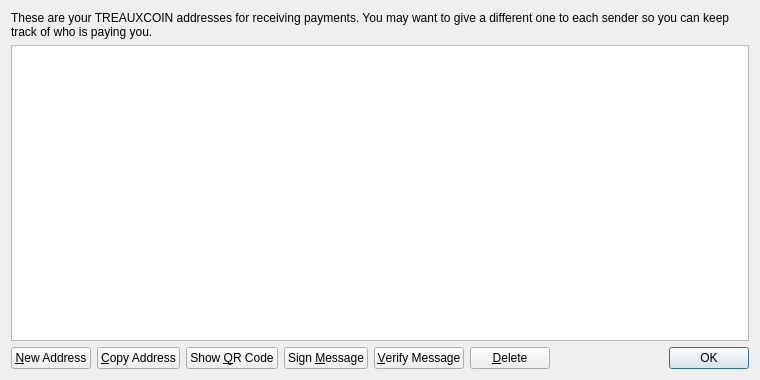
<?xml version="1.0" encoding="UTF-8"?>
<ui version="4.0">
 <class>AddressBookPage</class>
 <widget class="QWidget" name="AddressBookPage">
  <property name="geometry">
   <rect>
    <x>0</x>
    <y>0</y>
    <width>760</width>
    <height>380</height>
   </rect>
  </property>
  <property name="windowTitle">
   <string>Address Book</string>
  </property>
  <layout class="QVBoxLayout" name="verticalLayout">
   <item>
    <widget class="QLabel" name="labelExplanation">
     <property name="text">
      <string>These are your TREAUXCOIN addresses for receiving payments. You may want to give a different one to each sender so you can keep track of who is paying you.</string>
     </property>
     <property name="textFormat">
      <enum>Qt::PlainText</enum>
     </property>
     <property name="wordWrap">
      <bool>true</bool>
     </property>
    </widget>
   </item>
   <item>
    <widget class="QTableView" name="tableView">
     <property name="contextMenuPolicy">
      <enum>Qt::CustomContextMenu</enum>
     </property>
     <property name="toolTip">
      <string>Double-click to edit address or label</string>
     </property>
     <property name="tabKeyNavigation">
      <bool>false</bool>
     </property>
     <property name="alternatingRowColors">
      <bool>true</bool>
     </property>
     <property name="selectionMode">
      <enum>QAbstractItemView::SingleSelection</enum>
     </property>
     <property name="selectionBehavior">
      <enum>QAbstractItemView::SelectRows</enum>
     </property>
     <property name="sortingEnabled">
      <bool>true</bool>
     </property>
     <attribute name="verticalHeaderVisible">
      <bool>false</bool>
     </attribute>
    </widget>
   </item>
   <item>
    <layout class="QHBoxLayout" name="horizontalLayout">
     <item>
      <widget class="QPushButton" name="newAddressButton">
       <property name="toolTip">
        <string>Create a new address</string>
       </property>
       <property name="text">
        <string>&amp;New Address</string>
       </property>
       <property name="icon">
        <iconset resource="../bitcoin.qrc">
         <normaloff>:/icons/add</normaloff>:/icons/add</iconset>
       </property>
      </widget>
     </item>
     <item>
      <widget class="QPushButton" name="copyToClipboard">
       <property name="toolTip">
        <string>Copy the currently selected address to the system clipboard</string>
       </property>
       <property name="text">
        <string>&amp;Copy Address</string>
       </property>
       <property name="icon">
        <iconset resource="../bitcoin.qrc">
         <normaloff>:/icons/editcopy</normaloff>:/icons/editcopy</iconset>
       </property>
      </widget>
     </item>
     <item>
      <widget class="QPushButton" name="showQRCode">
       <property name="text">
        <string>Show &amp;QR Code</string>
       </property>
       <property name="icon">
        <iconset resource="../bitcoin.qrc">
         <normaloff>:/icons/qrcode</normaloff>:/icons/qrcode</iconset>
       </property>
      </widget>
     </item>
     <item>
      <widget class="QPushButton" name="signMessage">
       <property name="toolTip">
        <string>Sign a message to prove you own a TREAUXCOIN address</string>
       </property>
       <property name="text">
        <string>Sign &amp;Message</string>
       </property>
       <property name="icon">
        <iconset resource="../bitcoin.qrc">
         <normaloff>:/icons/edit</normaloff>:/icons/edit</iconset>
       </property>
      </widget>
     </item>
     <item>
      <widget class="QPushButton" name="verifyMessage">
       <property name="toolTip">
        <string>Verify a message to ensure it was signed with a specified TREAUXCOIN address</string>
       </property>
       <property name="text">
        <string>&amp;Verify Message</string>
       </property>
       <property name="icon">
        <iconset resource="../bitcoin.qrc">
         <normaloff>:/icons/transaction_0</normaloff>:/icons/transaction_0</iconset>
       </property>
      </widget>
     </item>
     <item>
      <widget class="QPushButton" name="deleteButton">
       <property name="toolTip">
        <string>Delete the currently selected address from the list</string>
       </property>
       <property name="text">
        <string>&amp;Delete</string>
       </property>
       <property name="icon">
        <iconset resource="../bitcoin.qrc">
         <normaloff>:/icons/remove</normaloff>:/icons/remove</iconset>
       </property>
      </widget>
     </item>
     <item>
      <spacer name="horizontalSpacer">
       <property name="orientation">
        <enum>Qt::Horizontal</enum>
       </property>
       <property name="sizeHint" stdset="0">
        <size>
         <width>40</width>
         <height>20</height>
        </size>
       </property>
      </spacer>
     </item>
     <item>
      <widget class="QDialogButtonBox" name="buttonBox">
       <property name="sizePolicy">
        <sizepolicy hsizetype="Maximum" vsizetype="Fixed">
         <horstretch>0</horstretch>
         <verstretch>0</verstretch>
        </sizepolicy>
       </property>
       <property name="standardButtons">
        <set>QDialogButtonBox::Ok</set>
       </property>
      </widget>
     </item>
    </layout>
   </item>
  </layout>
 </widget>
 <resources>
  <include location="../bitcoin.qrc"/>
 </resources>
 <connections/>
</ui>
